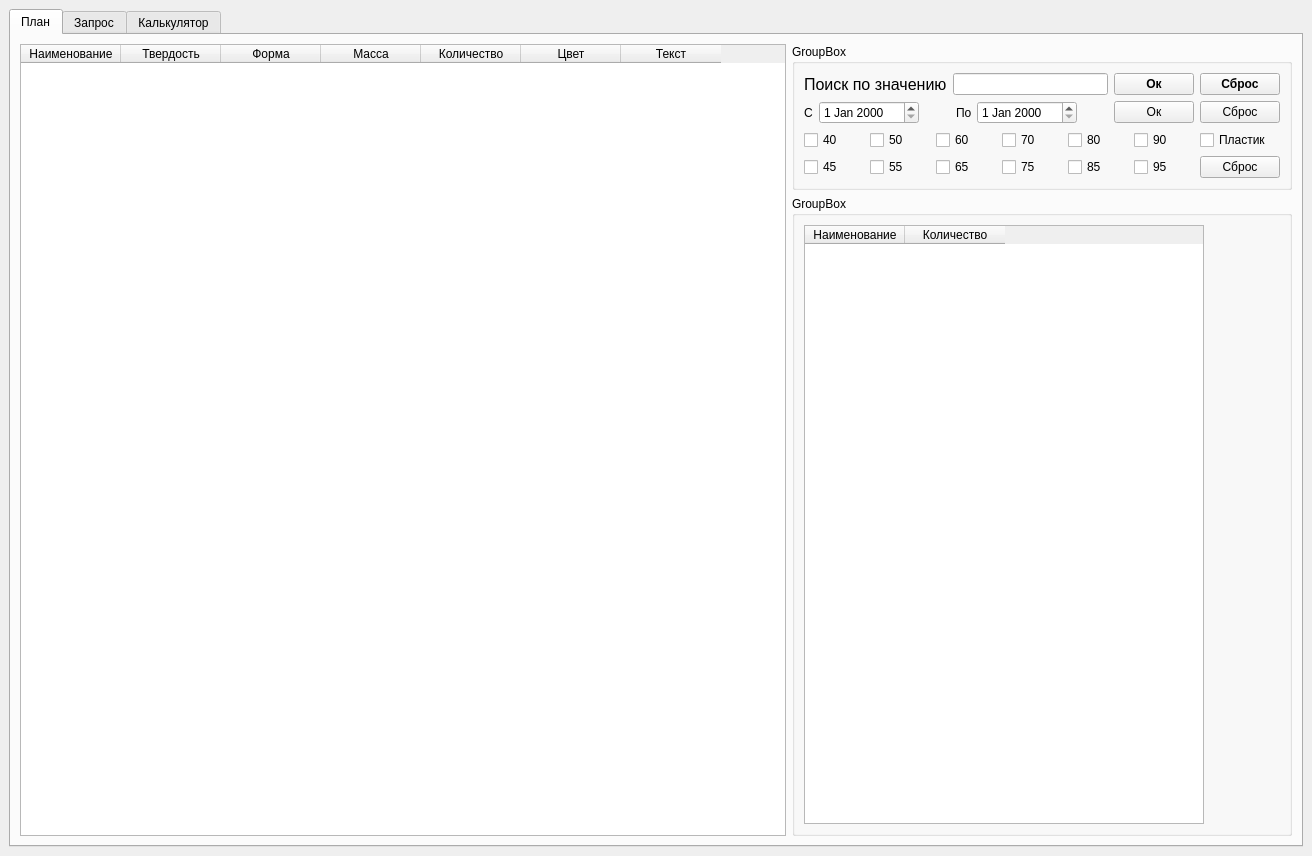
<?xml version="1.0" encoding="UTF-8"?>
<ui version="4.0">
 <class>w_ceh</class>
 <widget class="QMainWindow" name="w_ceh">
  <property name="geometry">
   <rect>
    <x>0</x>
    <y>0</y>
    <width>1312</width>
    <height>856</height>
   </rect>
  </property>
  <property name="windowTitle">
   <string>MainWindow</string>
  </property>
  <widget class="QWidget" name="centralwidget">
   <layout class="QVBoxLayout" name="verticalLayout_20">
    <item>
     <widget class="QTabWidget" name="tabWidget">
      <property name="currentIndex">
       <number>0</number>
      </property>
      <widget class="QWidget" name="tab">
       <attribute name="title">
        <string>План</string>
       </attribute>
       <layout class="QHBoxLayout" name="horizontalLayout_7">
        <item>
         <widget class="QTableWidget" name="tableWidget_3">
          <property name="minimumSize">
           <size>
            <width>725</width>
            <height>0</height>
           </size>
          </property>
          <column>
           <property name="text">
            <string>Наименование</string>
           </property>
          </column>
          <column>
           <property name="text">
            <string>Твердость</string>
           </property>
          </column>
          <column>
           <property name="text">
            <string>Форма</string>
           </property>
          </column>
          <column>
           <property name="text">
            <string>Масса</string>
           </property>
          </column>
          <column>
           <property name="text">
            <string>Количество</string>
           </property>
          </column>
          <column>
           <property name="text">
            <string>Цвет</string>
           </property>
          </column>
          <column>
           <property name="text">
            <string>Текст</string>
           </property>
          </column>
         </widget>
        </item>
        <item>
         <layout class="QVBoxLayout" name="verticalLayout_8">
          <item>
           <widget class="QGroupBox" name="box_serch">
            <property name="sizePolicy">
             <sizepolicy hsizetype="Preferred" vsizetype="Maximum">
              <horstretch>0</horstretch>
              <verstretch>0</verstretch>
             </sizepolicy>
            </property>
            <property name="maximumSize">
             <size>
              <width>500</width>
              <height>16777215</height>
             </size>
            </property>
            <property name="title">
             <string>GroupBox</string>
            </property>
            <layout class="QVBoxLayout" name="verticalLayout_21">
             <item>
              <layout class="QHBoxLayout" name="lay_value_serch">
               <item>
                <widget class="QLabel" name="label_value_serch">
                 <property name="font">
                  <font>
                   <pointsize>12</pointsize>
                  </font>
                 </property>
                 <property name="text">
                  <string>Поиск по значению</string>
                 </property>
                </widget>
               </item>
               <item>
                <widget class="QLineEdit" name="lineedit_value_serch"/>
               </item>
               <item>
                <widget class="QPushButton" name="pushbutton_ok_value_serch">
                 <property name="font">
                  <font>
                   <pointsize>9</pointsize>
                   <weight>75</weight>
                   <bold>true</bold>
                  </font>
                 </property>
                 <property name="text">
                  <string>Ок</string>
                 </property>
                </widget>
               </item>
               <item>
                <widget class="QPushButton" name="pushButton_cancel_value_serch">
                 <property name="font">
                  <font>
                   <pointsize>9</pointsize>
                   <weight>75</weight>
                   <bold>true</bold>
                  </font>
                 </property>
                 <property name="text">
                  <string>Сброс</string>
                 </property>
                </widget>
               </item>
              </layout>
             </item>
             <item>
              <layout class="QHBoxLayout" name="lay_date_serch">
               <item>
                <widget class="QLabel" name="label1_data_serch">
                 <property name="maximumSize">
                  <size>
                   <width>9</width>
                   <height>16777215</height>
                  </size>
                 </property>
                 <property name="text">
                  <string>С:</string>
                 </property>
                </widget>
               </item>
               <item>
                <widget class="QDateEdit" name="dateedit_start_serch">
                 <property name="minimumSize">
                  <size>
                   <width>100</width>
                   <height>0</height>
                  </size>
                 </property>
                </widget>
               </item>
               <item>
                <spacer name="hspacer2__data_serch">
                 <property name="orientation">
                  <enum>Qt::Horizontal</enum>
                 </property>
                 <property name="sizeType">
                  <enum>QSizePolicy::Fixed</enum>
                 </property>
                 <property name="sizeHint" stdset="0">
                  <size>
                   <width>40</width>
                   <height>20</height>
                  </size>
                 </property>
                </spacer>
               </item>
               <item>
                <widget class="QLabel" name="label2_data_serch">
                 <property name="maximumSize">
                  <size>
                   <width>15</width>
                   <height>16777215</height>
                  </size>
                 </property>
                 <property name="text">
                  <string>По:</string>
                 </property>
                </widget>
               </item>
               <item>
                <widget class="QDateEdit" name="dateedit_finish_serch">
                 <property name="sizePolicy">
                  <sizepolicy hsizetype="Minimum" vsizetype="Fixed">
                   <horstretch>0</horstretch>
                   <verstretch>0</verstretch>
                  </sizepolicy>
                 </property>
                 <property name="minimumSize">
                  <size>
                   <width>100</width>
                   <height>0</height>
                  </size>
                 </property>
                </widget>
               </item>
               <item>
                <spacer name="hspacer1_data_serch">
                 <property name="orientation">
                  <enum>Qt::Horizontal</enum>
                 </property>
                 <property name="sizeType">
                  <enum>QSizePolicy::Fixed</enum>
                 </property>
                 <property name="sizeHint" stdset="0">
                  <size>
                   <width>40</width>
                   <height>20</height>
                  </size>
                 </property>
                </spacer>
               </item>
               <item>
                <widget class="QPushButton" name="pushbutton_ok_data_serch">
                 <property name="text">
                  <string>Ок</string>
                 </property>
                </widget>
               </item>
               <item>
                <widget class="QPushButton" name="pushbutton_cancel_data_serch">
                 <property name="text">
                  <string>Сброс</string>
                 </property>
                </widget>
               </item>
              </layout>
             </item>
             <item>
              <layout class="QGridLayout" name="lay_hard_serch">
               <item row="1" column="5">
                <widget class="QCheckBox" name="checkbox_95_hard_serch">
                 <property name="text">
                  <string>95</string>
                 </property>
                </widget>
               </item>
               <item row="0" column="5">
                <widget class="QCheckBox" name="checkbox_90_hard_serch">
                 <property name="text">
                  <string>90</string>
                 </property>
                </widget>
               </item>
               <item row="1" column="6">
                <widget class="QPushButton" name="pushbutton_cancel_hard_serch">
                 <property name="text">
                  <string>Сброс</string>
                 </property>
                </widget>
               </item>
               <item row="1" column="4">
                <widget class="QCheckBox" name="checkbox_85_hard_serch">
                 <property name="text">
                  <string>85</string>
                 </property>
                </widget>
               </item>
               <item row="1" column="0">
                <widget class="QCheckBox" name="checkbox_45_hard_serch">
                 <property name="text">
                  <string>45</string>
                 </property>
                </widget>
               </item>
               <item row="1" column="2">
                <widget class="QCheckBox" name="checkbox_65_hard_serch">
                 <property name="text">
                  <string>65</string>
                 </property>
                </widget>
               </item>
               <item row="1" column="3">
                <widget class="QCheckBox" name="checkbox_75_hard_serch">
                 <property name="text">
                  <string>75</string>
                 </property>
                </widget>
               </item>
               <item row="1" column="1">
                <widget class="QCheckBox" name="checkbox_55_hard_serch">
                 <property name="text">
                  <string>55</string>
                 </property>
                </widget>
               </item>
               <item row="0" column="6">
                <widget class="QCheckBox" name="checkbox_plast_hard_serch">
                 <property name="text">
                  <string>Пластик</string>
                 </property>
                </widget>
               </item>
               <item row="0" column="4">
                <widget class="QCheckBox" name="checkbox_80_hard_serch">
                 <property name="text">
                  <string>80</string>
                 </property>
                </widget>
               </item>
               <item row="0" column="3">
                <widget class="QCheckBox" name="checkbox_70_hard_serch">
                 <property name="text">
                  <string>70</string>
                 </property>
                </widget>
               </item>
               <item row="0" column="0">
                <widget class="QCheckBox" name="checkbox_40_hard_serch">
                 <property name="text">
                  <string>40</string>
                 </property>
                </widget>
               </item>
               <item row="0" column="1">
                <widget class="QCheckBox" name="checkbox_50_hard_serch">
                 <property name="text">
                  <string>50</string>
                 </property>
                </widget>
               </item>
               <item row="0" column="2">
                <widget class="QCheckBox" name="checkbox_60_hard_serch">
                 <property name="text">
                  <string>60</string>
                 </property>
                </widget>
               </item>
              </layout>
             </item>
            </layout>
           </widget>
          </item>
          <item>
           <widget class="QGroupBox" name="groupBox">
            <property name="title">
             <string>GroupBox</string>
            </property>
            <layout class="QVBoxLayout" name="verticalLayout_7">
             <item>
              <widget class="QTableWidget" name="tableWidget_5">
               <property name="sizePolicy">
                <sizepolicy hsizetype="Minimum" vsizetype="Expanding">
                 <horstretch>0</horstretch>
                 <verstretch>0</verstretch>
                </sizepolicy>
               </property>
               <property name="maximumSize">
                <size>
                 <width>400</width>
                 <height>16777215</height>
                </size>
               </property>
               <column>
                <property name="text">
                 <string>Наименование</string>
                </property>
               </column>
               <column>
                <property name="text">
                 <string>Количество</string>
                </property>
               </column>
              </widget>
             </item>
            </layout>
           </widget>
          </item>
         </layout>
        </item>
       </layout>
      </widget>
      <widget class="QWidget" name="tab_zapr">
       <attribute name="title">
        <string>Запрос</string>
       </attribute>
       <widget class="QTableWidget" name="tableWidget_2">
        <property name="geometry">
         <rect>
          <x>10</x>
          <y>10</y>
          <width>461</width>
          <height>461</height>
         </rect>
        </property>
        <column>
         <property name="text">
          <string>Дата</string>
         </property>
        </column>
        <column>
         <property name="text">
          <string>Текст</string>
         </property>
        </column>
       </widget>
       <widget class="QPushButton" name="pushButton">
        <property name="geometry">
         <rect>
          <x>490</x>
          <y>20</y>
          <width>91</width>
          <height>23</height>
         </rect>
        </property>
        <property name="text">
         <string>Новая запись</string>
        </property>
       </widget>
       <widget class="QPushButton" name="pushButton_2">
        <property name="geometry">
         <rect>
          <x>490</x>
          <y>50</y>
          <width>91</width>
          <height>23</height>
         </rect>
        </property>
        <property name="text">
         <string>PushButton</string>
        </property>
       </widget>
      </widget>
      <widget class="QWidget" name="tab_kal">
       <attribute name="title">
        <string>Калькулятор</string>
       </attribute>
       <widget class="QTableWidget" name="tableWidget_calkul">
        <property name="geometry">
         <rect>
          <x>0</x>
          <y>190</y>
          <width>641</width>
          <height>461</height>
         </rect>
        </property>
        <row>
         <property name="text">
          <string>1</string>
         </property>
        </row>
        <row>
         <property name="text">
          <string>2</string>
         </property>
        </row>
        <row>
         <property name="text">
          <string>3</string>
         </property>
        </row>
        <row>
         <property name="text">
          <string>4</string>
         </property>
        </row>
        <row>
         <property name="text">
          <string>5</string>
         </property>
        </row>
        <row>
         <property name="text">
          <string>6</string>
         </property>
        </row>
        <row>
         <property name="text">
          <string>7</string>
         </property>
        </row>
        <row>
         <property name="text">
          <string>8</string>
         </property>
        </row>
        <row>
         <property name="text">
          <string>9</string>
         </property>
        </row>
        <row>
         <property name="text">
          <string>10</string>
         </property>
        </row>
        <column>
         <property name="text">
          <string>Твёрдость</string>
         </property>
        </column>
        <column>
         <property name="text">
          <string>Преполимер</string>
         </property>
        </column>
        <column>
         <property name="text">
          <string>Отвердитель</string>
         </property>
        </column>
        <column>
         <property name="text">
          <string>NCO</string>
         </property>
        </column>
        <column>
         <property name="text">
          <string>Масса смолы</string>
         </property>
        </column>
        <column>
         <property name="text">
          <string>Масса отвердителя</string>
         </property>
        </column>
        <item row="0" column="0">
         <property name="text">
          <string>95</string>
         </property>
        </item>
        <item row="0" column="1">
         <property name="text">
          <string>ПФЛ-100</string>
         </property>
        </item>
        <item row="0" column="2">
         <property name="text">
          <string>МОКА</string>
         </property>
        </item>
        <item row="0" column="3">
         <property name="text">
          <string/>
         </property>
        </item>
        <item row="1" column="0">
         <property name="text">
          <string>90</string>
         </property>
        </item>
        <item row="1" column="1">
         <property name="text">
          <string>ПФЛ-100</string>
         </property>
        </item>
        <item row="1" column="2">
         <property name="text">
          <string>ДМТДА/107</string>
         </property>
        </item>
        <item row="2" column="0">
         <property name="text">
          <string>85</string>
         </property>
        </item>
        <item row="2" column="1">
         <property name="text">
          <string>ТФ-235</string>
         </property>
        </item>
        <item row="2" column="2">
         <property name="text">
          <string>МОКА</string>
         </property>
        </item>
        <item row="3" column="0">
         <property name="text">
          <string>80</string>
         </property>
        </item>
        <item row="3" column="1">
         <property name="text">
          <string>ТФ-235</string>
         </property>
        </item>
        <item row="3" column="2">
         <property name="text">
          <string>ДМТДА/107</string>
         </property>
        </item>
        <item row="4" column="0">
         <property name="text">
          <string>80</string>
         </property>
        </item>
        <item row="4" column="1">
         <property name="text">
          <string>ТФ-228</string>
         </property>
        </item>
        <item row="4" column="2">
         <property name="text">
          <string>МОКА</string>
         </property>
        </item>
        <item row="5" column="0">
         <property name="text">
          <string>75</string>
         </property>
        </item>
        <item row="5" column="1">
         <property name="text">
          <string>ТФ-228</string>
         </property>
        </item>
        <item row="5" column="2">
         <property name="text">
          <string>ДМТДА/107</string>
         </property>
        </item>
        <item row="6" column="0">
         <property name="text">
          <string>70</string>
         </property>
        </item>
        <item row="6" column="1">
         <property name="text">
          <string>ПФЛ-100</string>
         </property>
        </item>
        <item row="6" column="2">
         <property name="text">
          <string>185</string>
         </property>
        </item>
        <item row="7" column="0">
         <property name="text">
          <string>65</string>
         </property>
        </item>
        <item row="7" column="1">
         <property name="text">
          <string>ТФ-235</string>
         </property>
        </item>
        <item row="7" column="2">
         <property name="text">
          <string>185</string>
         </property>
        </item>
        <item row="8" column="0">
         <property name="text">
          <string>60</string>
         </property>
        </item>
        <item row="8" column="1">
         <property name="text">
          <string>ТФ-228</string>
         </property>
        </item>
        <item row="8" column="2">
         <property name="text">
          <string>185</string>
         </property>
        </item>
        <item row="9" column="0">
         <property name="text">
          <string>75 D</string>
         </property>
        </item>
        <item row="9" column="1">
         <property name="text">
          <string>ТФ-695</string>
         </property>
        </item>
        <item row="9" column="2">
         <property name="text">
          <string>121</string>
         </property>
        </item>
       </widget>
       <widget class="QTabWidget" name="tabWidget_calkul_data">
        <property name="geometry">
         <rect>
          <x>10</x>
          <y>10</y>
          <width>461</width>
          <height>171</height>
         </rect>
        </property>
        <property name="currentIndex">
         <number>2</number>
        </property>
        <widget class="QWidget" name="tab">
         <attribute name="title">
          <string>Куб</string>
         </attribute>
         <widget class="QWidget" name="layoutWidget">
          <property name="geometry">
           <rect>
            <x>0</x>
            <y>0</y>
            <width>82</width>
            <height>61</height>
           </rect>
          </property>
          <layout class="QVBoxLayout" name="verticalLayout_2">
           <item>
            <widget class="QLabel" name="label_2">
             <property name="text">
              <string>Высота</string>
             </property>
            </widget>
           </item>
           <item>
            <widget class="QLineEdit" name="lineEdit"/>
           </item>
          </layout>
         </widget>
         <widget class="QWidget" name="layoutWidget">
          <property name="geometry">
           <rect>
            <x>90</x>
            <y>0</y>
            <width>82</width>
            <height>61</height>
           </rect>
          </property>
          <layout class="QVBoxLayout" name="verticalLayout_3">
           <item>
            <widget class="QLabel" name="label_4">
             <property name="text">
              <string>Ширина</string>
             </property>
            </widget>
           </item>
           <item>
            <widget class="QLineEdit" name="lineEdit_3"/>
           </item>
          </layout>
         </widget>
         <widget class="QWidget" name="layoutWidget">
          <property name="geometry">
           <rect>
            <x>180</x>
            <y>0</y>
            <width>82</width>
            <height>61</height>
           </rect>
          </property>
          <layout class="QVBoxLayout" name="verticalLayout">
           <item>
            <widget class="QLabel" name="label_3">
             <property name="text">
              <string>Длина</string>
             </property>
            </widget>
           </item>
           <item>
            <widget class="QLineEdit" name="lineEdit_2"/>
           </item>
          </layout>
         </widget>
         <widget class="QPushButton" name="pushButton_9">
          <property name="geometry">
           <rect>
            <x>280</x>
            <y>20</y>
            <width>75</width>
            <height>23</height>
           </rect>
          </property>
          <property name="text">
           <string>Расчёт</string>
          </property>
         </widget>
        </widget>
        <widget class="QWidget" name="tab_2">
         <attribute name="title">
          <string>Цилиндр</string>
         </attribute>
         <widget class="QPushButton" name="pushButton_5">
          <property name="geometry">
           <rect>
            <x>360</x>
            <y>30</y>
            <width>75</width>
            <height>23</height>
           </rect>
          </property>
          <property name="text">
           <string>PushButton</string>
          </property>
         </widget>
         <widget class="QLabel" name="label_12">
          <property name="geometry">
           <rect>
            <x>20</x>
            <y>60</y>
            <width>47</width>
            <height>13</height>
           </rect>
          </property>
          <property name="text">
           <string>TextLabel</string>
          </property>
         </widget>
         <widget class="QWidget" name="layoutWidget">
          <property name="geometry">
           <rect>
            <x>11</x>
            <y>11</y>
            <width>341</width>
            <height>45</height>
           </rect>
          </property>
          <layout class="QVBoxLayout" name="verticalLayout_6">
           <item>
            <layout class="QHBoxLayout" name="horizontalLayout_5">
             <item>
              <widget class="QLabel" name="label_16">
               <property name="text">
                <string>Внешний радиус</string>
               </property>
              </widget>
             </item>
             <item>
              <widget class="QLabel" name="label_17">
               <property name="text">
                <string>Внутренний радиус</string>
               </property>
              </widget>
             </item>
             <item>
              <widget class="QLabel" name="label_18">
               <property name="text">
                <string>Высота</string>
               </property>
              </widget>
             </item>
            </layout>
           </item>
           <item>
            <layout class="QHBoxLayout" name="horizontalLayout_6">
             <item>
              <widget class="QLineEdit" name="lineEdit_14"/>
             </item>
             <item>
              <widget class="QLineEdit" name="lineEdit_15"/>
             </item>
             <item>
              <widget class="QLineEdit" name="lineEdit_16"/>
             </item>
            </layout>
           </item>
          </layout>
         </widget>
        </widget>
        <widget class="QWidget" name="tab_3">
         <attribute name="title">
          <string>Шар</string>
         </attribute>
         <widget class="QLabel" name="label_10">
          <property name="geometry">
           <rect>
            <x>30</x>
            <y>70</y>
            <width>47</width>
            <height>13</height>
           </rect>
          </property>
          <property name="text">
           <string>TextLabel</string>
          </property>
         </widget>
         <widget class="QWidget" name="layoutWidget_2">
          <property name="geometry">
           <rect>
            <x>10</x>
            <y>10</y>
            <width>111</width>
            <height>45</height>
           </rect>
          </property>
          <layout class="QVBoxLayout" name="verticalLayout_5">
           <item>
            <layout class="QHBoxLayout" name="horizontalLayout_3">
             <item>
              <widget class="QLabel" name="label_11">
               <property name="text">
                <string>R</string>
               </property>
              </widget>
             </item>
            </layout>
           </item>
           <item>
            <layout class="QHBoxLayout" name="horizontalLayout_4">
             <item>
              <widget class="QLineEdit" name="lineEdit_9"/>
             </item>
            </layout>
           </item>
          </layout>
         </widget>
         <widget class="QPushButton" name="pushButton_4">
          <property name="geometry">
           <rect>
            <x>150</x>
            <y>30</y>
            <width>75</width>
            <height>23</height>
           </rect>
          </property>
          <property name="text">
           <string>PushButton</string>
          </property>
         </widget>
        </widget>
        <widget class="QWidget" name="tab_4">
         <attribute name="title">
          <string>Конус</string>
         </attribute>
         <widget class="QPushButton" name="pushButton_3">
          <property name="geometry">
           <rect>
            <x>360</x>
            <y>30</y>
            <width>75</width>
            <height>23</height>
           </rect>
          </property>
          <property name="text">
           <string>PushButton</string>
          </property>
         </widget>
         <widget class="QLabel" name="label_9">
          <property name="geometry">
           <rect>
            <x>10</x>
            <y>60</y>
            <width>411</width>
            <height>16</height>
           </rect>
          </property>
          <property name="text">
           <string>R1- радиус основания R2 -верхний радиус (если конус усечённый иначе 0) </string>
          </property>
         </widget>
         <widget class="QLabel" name="label_21">
          <property name="geometry">
           <rect>
            <x>10</x>
            <y>70</y>
            <width>111</width>
            <height>21</height>
           </rect>
          </property>
          <property name="text">
           <string>H - высота конуса </string>
          </property>
         </widget>
         <widget class="QLabel" name="label_22">
          <property name="geometry">
           <rect>
            <x>10</x>
            <y>90</y>
            <width>181</width>
            <height>16</height>
           </rect>
          </property>
          <property name="text">
           <string>R1B и R2b внутренние размеры</string>
          </property>
         </widget>
         <widget class="QWidget" name="layoutWidget">
          <property name="geometry">
           <rect>
            <x>10</x>
            <y>10</y>
            <width>321</width>
            <height>45</height>
           </rect>
          </property>
          <layout class="QVBoxLayout" name="verticalLayout_4">
           <item>
            <layout class="QHBoxLayout" name="horizontalLayout_2">
             <item>
              <widget class="QLabel" name="label">
               <property name="text">
                <string>R1</string>
               </property>
              </widget>
             </item>
             <item>
              <widget class="QLabel" name="label_5">
               <property name="text">
                <string>R2</string>
               </property>
              </widget>
             </item>
             <item>
              <widget class="QLabel" name="label_6">
               <property name="text">
                <string>H</string>
               </property>
              </widget>
             </item>
             <item>
              <widget class="QLabel" name="label_7">
               <property name="text">
                <string>R1B</string>
               </property>
              </widget>
             </item>
             <item>
              <widget class="QLabel" name="label_8">
               <property name="text">
                <string>R2B</string>
               </property>
              </widget>
             </item>
            </layout>
           </item>
           <item>
            <layout class="QHBoxLayout" name="horizontalLayout">
             <item>
              <widget class="QLineEdit" name="lineEdit_4"/>
             </item>
             <item>
              <widget class="QLineEdit" name="lineEdit_5"/>
             </item>
             <item>
              <widget class="QLineEdit" name="lineEdit_6"/>
             </item>
             <item>
              <widget class="QLineEdit" name="lineEdit_7"/>
             </item>
             <item>
              <widget class="QLineEdit" name="lineEdit_8"/>
             </item>
            </layout>
           </item>
          </layout>
         </widget>
        </widget>
       </widget>
       <widget class="QLineEdit" name="lineEdit_volume">
        <property name="geometry">
         <rect>
          <x>540</x>
          <y>40</y>
          <width>71</width>
          <height>20</height>
         </rect>
        </property>
       </widget>
       <widget class="QLineEdit" name="lineEdit_mass">
        <property name="geometry">
         <rect>
          <x>540</x>
          <y>80</y>
          <width>71</width>
          <height>20</height>
         </rect>
        </property>
       </widget>
       <widget class="QLabel" name="label_volume">
        <property name="geometry">
         <rect>
          <x>480</x>
          <y>40</y>
          <width>47</width>
          <height>13</height>
         </rect>
        </property>
        <property name="text">
         <string>Объём</string>
        </property>
       </widget>
       <widget class="QLabel" name="label_mass">
        <property name="geometry">
         <rect>
          <x>480</x>
          <y>80</y>
          <width>47</width>
          <height>13</height>
         </rect>
        </property>
        <property name="text">
         <string>Масса</string>
        </property>
       </widget>
       <widget class="QPushButton" name="pushButton_component">
        <property name="geometry">
         <rect>
          <x>470</x>
          <y>110</y>
          <width>141</width>
          <height>23</height>
         </rect>
        </property>
        <property name="text">
         <string>Расчитать компоненты</string>
        </property>
       </widget>
      </widget>
     </widget>
    </item>
   </layout>
  </widget>
  <widget class="QMenuBar" name="menubar">
   <property name="geometry">
    <rect>
     <x>0</x>
     <y>0</y>
     <width>1312</width>
     <height>21</height>
    </rect>
   </property>
  </widget>
 </widget>
 <resources/>
 <connections/>
</ui>
